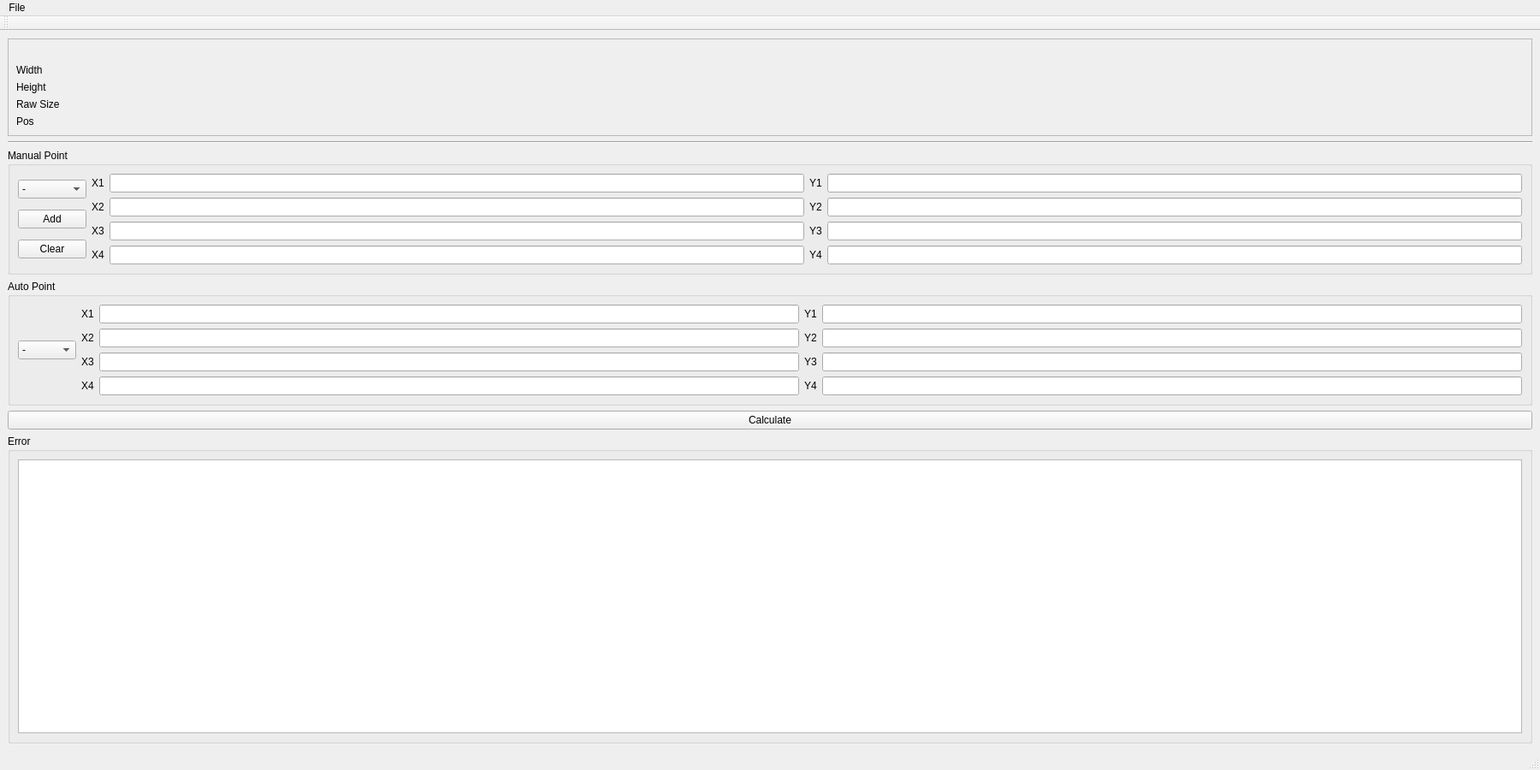
<?xml version="1.0" encoding="UTF-8"?>
<ui version="4.0">
 <class>MainWindow</class>
 <widget class="QMainWindow" name="MainWindow">
  <property name="windowModality">
   <enum>Qt::NonModal</enum>
  </property>
  <property name="geometry">
   <rect>
    <x>0</x>
    <y>0</y>
    <width>1800</width>
    <height>900</height>
   </rect>
  </property>
  <property name="sizePolicy">
   <sizepolicy hsizetype="Maximum" vsizetype="Maximum">
    <horstretch>0</horstretch>
    <verstretch>0</verstretch>
   </sizepolicy>
  </property>
  <property name="minimumSize">
   <size>
    <width>1800</width>
    <height>900</height>
   </size>
  </property>
  <property name="baseSize">
   <size>
    <width>2000</width>
    <height>1500</height>
   </size>
  </property>
  <property name="font">
   <font>
    <family>Arial</family>
   </font>
  </property>
  <property name="windowTitle">
   <string>Calibration Compare</string>
  </property>
  <widget class="QWidget" name="centralwidget">
   <layout class="QGridLayout" name="gridLayout">
    <item row="0" column="0">
     <layout class="QHBoxLayout" name="horizontalLayout" stretch="2,1">
      <item>
       <layout class="QHBoxLayout" name="horizontalLayout_5"/>
      </item>
      <item>
       <layout class="QVBoxLayout" name="verticalLayout">
        <property name="sizeConstraint">
         <enum>QLayout::SetMinAndMaxSize</enum>
        </property>
        <item>
         <widget class="QFrame" name="frame">
          <property name="frameShape">
           <enum>QFrame::StyledPanel</enum>
          </property>
          <property name="frameShadow">
           <enum>QFrame::Raised</enum>
          </property>
          <layout class="QVBoxLayout" name="verticalLayout_2">
           <item>
            <widget class="QLabel" name="label_2">
             <property name="text">
              <string>&lt;Image Info&gt;</string>
             </property>
            </widget>
           </item>
           <item>
            <layout class="QGridLayout" name="gridLayout_3">
             <item row="0" column="0">
              <widget class="QLabel" name="label_3">
               <property name="text">
                <string>Width</string>
               </property>
              </widget>
             </item>
             <item row="1" column="1">
              <widget class="QLabel" name="label_6">
               <property name="text">
                <string/>
               </property>
              </widget>
             </item>
             <item row="1" column="0">
              <widget class="QLabel" name="label_4">
               <property name="text">
                <string>Height</string>
               </property>
              </widget>
             </item>
             <item row="0" column="1">
              <widget class="QLabel" name="label_5">
               <property name="text">
                <string/>
               </property>
              </widget>
             </item>
             <item row="2" column="0">
              <widget class="QLabel" name="label_7">
               <property name="text">
                <string>Raw Size</string>
               </property>
              </widget>
             </item>
             <item row="2" column="1">
              <widget class="QLabel" name="label_8">
               <property name="text">
                <string/>
               </property>
              </widget>
             </item>
            </layout>
           </item>
           <item>
            <widget class="QLabel" name="label_mouse">
             <property name="text">
              <string>Pos</string>
             </property>
            </widget>
           </item>
          </layout>
         </widget>
        </item>
        <item>
         <widget class="Line" name="line">
          <property name="orientation">
           <enum>Qt::Horizontal</enum>
          </property>
         </widget>
        </item>
        <item>
         <widget class="QGroupBox" name="groupBox">
          <property name="title">
           <string>Manual Point</string>
          </property>
          <layout class="QHBoxLayout" name="horizontalLayout_2">
           <item>
            <layout class="QVBoxLayout" name="verticalLayout_3">
             <item>
              <widget class="QComboBox" name="comboBox">
               <item>
                <property name="text">
                 <string>-</string>
                </property>
               </item>
               <item>
                <property name="text">
                 <string>Point 1</string>
                </property>
               </item>
               <item>
                <property name="text">
                 <string>Point 2</string>
                </property>
               </item>
               <item>
                <property name="text">
                 <string>Point 3</string>
                </property>
               </item>
               <item>
                <property name="text">
                 <string>Point 4</string>
                </property>
               </item>
              </widget>
             </item>
             <item>
              <widget class="QPushButton" name="pushButton_add">
               <property name="text">
                <string>Add</string>
               </property>
              </widget>
             </item>
             <item>
              <widget class="QPushButton" name="pushButton_clear">
               <property name="text">
                <string>Clear</string>
               </property>
              </widget>
             </item>
            </layout>
           </item>
           <item>
            <layout class="QGridLayout" name="gridLayout_5">
             <item row="2" column="6">
              <widget class="QLineEdit" name="lineEdit_y3"/>
             </item>
             <item row="3" column="3">
              <widget class="QLineEdit" name="lineEdit_x4"/>
             </item>
             <item row="1" column="5">
              <widget class="QLabel" name="label_14">
               <property name="text">
                <string>Y2</string>
               </property>
              </widget>
             </item>
             <item row="2" column="5">
              <widget class="QLabel" name="label_15">
               <property name="text">
                <string>Y3</string>
               </property>
              </widget>
             </item>
             <item row="3" column="5">
              <widget class="QLabel" name="label_16">
               <property name="text">
                <string>Y4</string>
               </property>
              </widget>
             </item>
             <item row="0" column="5">
              <widget class="QLabel" name="label_13">
               <property name="text">
                <string>Y1</string>
               </property>
              </widget>
             </item>
             <item row="1" column="3">
              <widget class="QLineEdit" name="lineEdit_x2"/>
             </item>
             <item row="1" column="1">
              <widget class="QLabel" name="label_10">
               <property name="text">
                <string>X2</string>
               </property>
              </widget>
             </item>
             <item row="0" column="1">
              <widget class="QLabel" name="label_9">
               <property name="text">
                <string>X1</string>
               </property>
              </widget>
             </item>
             <item row="3" column="1">
              <widget class="QLabel" name="label_12">
               <property name="text">
                <string>X4</string>
               </property>
              </widget>
             </item>
             <item row="3" column="6">
              <widget class="QLineEdit" name="lineEdit_y4"/>
             </item>
             <item row="1" column="6">
              <widget class="QLineEdit" name="lineEdit_y2"/>
             </item>
             <item row="2" column="3">
              <widget class="QLineEdit" name="lineEdit_x3"/>
             </item>
             <item row="2" column="1">
              <widget class="QLabel" name="label_11">
               <property name="text">
                <string>X3</string>
               </property>
              </widget>
             </item>
             <item row="0" column="3">
              <widget class="QLineEdit" name="lineEdit_x1"/>
             </item>
             <item row="0" column="6">
              <widget class="QLineEdit" name="lineEdit_y1"/>
             </item>
            </layout>
           </item>
          </layout>
         </widget>
        </item>
        <item>
         <widget class="QGroupBox" name="groupBox_2">
          <property name="title">
           <string>Auto Point</string>
          </property>
          <layout class="QHBoxLayout" name="horizontalLayout_3">
           <item>
            <widget class="QComboBox" name="comboBox_2">
             <item>
              <property name="text">
               <string>-</string>
              </property>
             </item>
             <item>
              <property name="text">
               <string>Point 1</string>
              </property>
             </item>
            </widget>
           </item>
           <item>
            <layout class="QGridLayout" name="gridLayout_6">
             <item row="2" column="1">
              <widget class="QLineEdit" name="lineEdit_ax3"/>
             </item>
             <item row="2" column="0">
              <widget class="QLabel" name="label_25">
               <property name="text">
                <string>X3</string>
               </property>
              </widget>
             </item>
             <item row="1" column="1">
              <widget class="QLineEdit" name="lineEdit_ax2"/>
             </item>
             <item row="0" column="0">
              <widget class="QLabel" name="label_26">
               <property name="text">
                <string>X1</string>
               </property>
              </widget>
             </item>
             <item row="1" column="0">
              <widget class="QLabel" name="label_27">
               <property name="text">
                <string>X2</string>
               </property>
              </widget>
             </item>
             <item row="1" column="3">
              <widget class="QLineEdit" name="lineEdit_ay2"/>
             </item>
             <item row="3" column="0">
              <widget class="QLabel" name="label_28">
               <property name="text">
                <string>X4</string>
               </property>
              </widget>
             </item>
             <item row="2" column="3">
              <widget class="QLineEdit" name="lineEdit_ay3"/>
             </item>
             <item row="0" column="3">
              <widget class="QLineEdit" name="lineEdit_ay1"/>
             </item>
             <item row="0" column="1">
              <widget class="QLineEdit" name="lineEdit_ax1"/>
             </item>
             <item row="3" column="3">
              <widget class="QLineEdit" name="lineEdit_ay4"/>
             </item>
             <item row="3" column="1">
              <widget class="QLineEdit" name="lineEdit_ax4"/>
             </item>
             <item row="0" column="2">
              <widget class="QLabel" name="label_29">
               <property name="text">
                <string>Y1</string>
               </property>
              </widget>
             </item>
             <item row="1" column="2">
              <widget class="QLabel" name="label_30">
               <property name="text">
                <string>Y2</string>
               </property>
              </widget>
             </item>
             <item row="2" column="2">
              <widget class="QLabel" name="label_31">
               <property name="text">
                <string>Y3</string>
               </property>
              </widget>
             </item>
             <item row="3" column="2">
              <widget class="QLabel" name="label_32">
               <property name="text">
                <string>Y4</string>
               </property>
              </widget>
             </item>
            </layout>
           </item>
          </layout>
         </widget>
        </item>
        <item>
         <widget class="QPushButton" name="pushButton">
          <property name="text">
           <string>Calculate</string>
          </property>
         </widget>
        </item>
        <item>
         <widget class="QGroupBox" name="groupBox_3">
          <property name="title">
           <string>Error</string>
          </property>
          <layout class="QHBoxLayout" name="horizontalLayout_4">
           <item>
            <layout class="QGridLayout" name="gridLayout_7">
             <item row="0" column="0">
              <widget class="QTableWidget" name="tableWidget"/>
             </item>
            </layout>
           </item>
          </layout>
         </widget>
        </item>
       </layout>
      </item>
     </layout>
    </item>
   </layout>
  </widget>
  <widget class="QMenuBar" name="menubar">
   <property name="geometry">
    <rect>
     <x>0</x>
     <y>0</y>
     <width>1800</width>
     <height>20</height>
    </rect>
   </property>
   <widget class="QMenu" name="menuFile">
    <property name="title">
     <string>File</string>
    </property>
    <addaction name="actionNew_N"/>
    <addaction name="actionOpen_O"/>
    <addaction name="actionSave_S"/>
    <addaction name="actionExit_X"/>
   </widget>
   <addaction name="menuFile"/>
  </widget>
  <widget class="QStatusBar" name="statusbar"/>
  <widget class="QToolBar" name="toolBar">
   <property name="windowTitle">
    <string>toolBar</string>
   </property>
   <attribute name="toolBarArea">
    <enum>TopToolBarArea</enum>
   </attribute>
   <attribute name="toolBarBreak">
    <bool>false</bool>
   </attribute>
  </widget>
  <action name="actionNew_N">
   <property name="text">
    <string>New(N)</string>
   </property>
  </action>
  <action name="actionOpen_O">
   <property name="text">
    <string>Open(O)</string>
   </property>
  </action>
  <action name="actionSave_S">
   <property name="text">
    <string>Save(S)</string>
   </property>
  </action>
  <action name="actionExit_X">
   <property name="text">
    <string>Exit(X)</string>
   </property>
  </action>
 </widget>
 <resources/>
 <connections/>
</ui>
